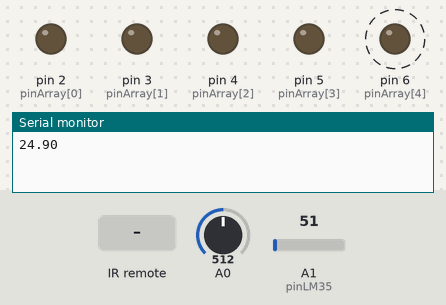
This sketch was run on a simulated Arduino Uno, built with avr-gcc and run on an emulated ATmega328P. On the bench: output pins drawn as LEDs (lit = HIGH), the last lines printed to the serial monitor. Dashed ring = blinking. The test bench sets the inputs (shaded band); at power-on: A0 = 512, A1 (pinLM35) = 51.

Above: at 6.9 s.
7.0 s: infrared code 0xFF6897 received
At 12.5 s:
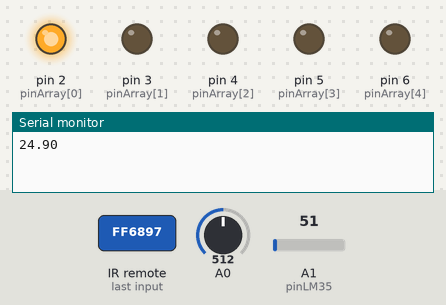
17.3 s: A0 set to 900
At 24.0 s:
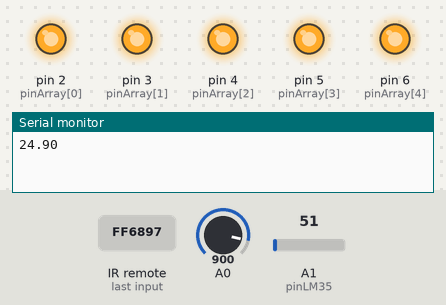
24.2 s: A0 set to 901
At 27.5 s:
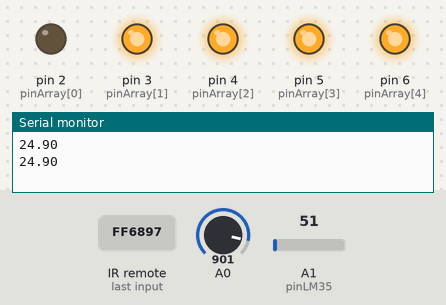
Timing chart, 0 to 36.0 s (numbered marks = the images above; inputs shaded):
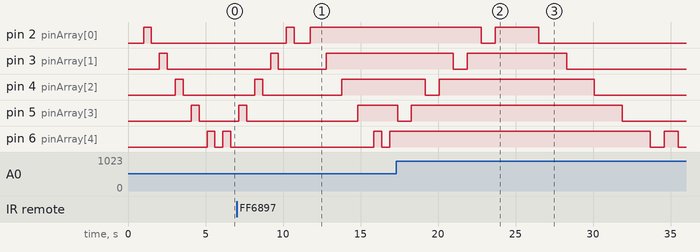

Measured:
- the behaviour switches between 900 and 901 on A0 (found by bisection; images 2 and 3)

The sketch:

ledFanControl.ino
```cpp
/* Knight Rider IR Control
   --------------
   @author: Napoleón Devesa

*/
#include <IRremote.h>

int pinArray[] = {2, 3, 4, 5, 6};
int count = 0;
int timer = 100;

float tempC; // Variable para almacenar el valor obtenido del sensor (0 a 1023)
int pinLM35 = 1; // Variable del pin de entrada del sensor (A0)


int RECV_PIN = 11;
IRrecv irrecv(RECV_PIN);
decode_results results;

void setup() {
  // we make all the declarations at once
  Serial.begin(9600);
  irrecv.enableIRIn();

  for (count = 0; count < 5; count++) {
    pinMode(pinArray[count], OUTPUT);
  }
}


void loop() {


  // Con analogRead leemos el sensor, recuerda que es un valor de 0 a 1023
  tempC = analogRead(pinLM35);

  // Calculamos la temperatura con la fórmula
  tempC = (5.0 * tempC * 100.0)/1024.0;

  // Envia el dato al puerto serial
  Serial.print(tempC);
  // Salto de línea
  Serial.print("\n");

  // Esperamos un tiempo para repetir el loop
  delay(1000);

timer = analogRead(A0);  //El valor leido por analog read es el temporizador
/*
digitalWrite(pinArray[1], HIGH);
delay(timer);
digitalWrite(pinArray[1], LOW);
delay(timer);

digitalWrite(pinArray[4], HIGH);
delay(timer);
digitalWrite(pinArray[4], LOW);
delay(timer);

*/

 for (count = 0; count < 5; count++) {
                                  digitalWrite(pinArray[count], HIGH);
                                  delay(timer);
                                  digitalWrite(pinArray[count], LOW);
                                  delay(timer);
   }
 for (count = 4; count >= 0; count--) {
                                          timer = analogRead(A0);
                                          digitalWrite(pinArray[count], HIGH);
                                          delay(timer);
                                          digitalWrite(pinArray[count], LOW);
                                          delay(timer);
 }


if (irrecv.decode(&results)) {
          // Dato recibido, conmutamos el LED

           if(results.value == 0xFF6897){  //botón 0//

                              for (count = 0; count < 5; count++) {
                                  digitalWrite(pinArray[count], LOW);
                                  delay(timer);
                                  digitalWrite(pinArray[count], HIGH);
                                  delay(timer);

                              }
                               for (count = 4; count >= 0; count--) {
                                          timer = analogRead(A0);
                                          digitalWrite(pinArray[count], LOW);
                                          delay(timer);
                                          digitalWrite(pinArray[count], HIGH);
                                          delay(timer);
                                }


          }

               irrecv.resume();

          }

            if(results.value == 0xFF30CF){ //boton 1

                                        for (count = 0; count < 5; count++) {
                                          timer = analogRead(A0);
                                          digitalWrite(pinArray[3], LOW);
                                          delay(timer);
                                          digitalWrite(pinArray[3], HIGH);
                                          delay(timer);
                                        }
                                        for (count = 4; count >= 0; count--) {
                                          timer = analogRead(A0);
                                          digitalWrite(pinArray[3], HIGH);
                                          delay(timer);
                                          digitalWrite(pinArray[3], LOW);
                                          delay(timer);
                                        }

           }

           irrecv.resume();


          if (irrecv.decode(&results)){
                  Serial.println(results.value, HEX);
                  irrecv.resume();
            }

  }


      /*
          if (irrecv.decode(&results)) {
          // Dato recibido, conmutamos el LED


           if(results.value == 0xFF6897){  //botón 0//

                                digitalWrite(pinArray[2], HIGH);
delay(timer);
digitalWrite(pinArray[2], LOW);
delay(timer);

                }

               //irrecv.resume();

                if(results.value == 0xFF30CF){

                                for (count = 0; count < 5; count++) {
                                  timer = analogRead(A0);
                                  digitalWrite(pinArray[count], LOW);
                                  delay(timer);
                                  digitalWrite(pinArray[count], HIGH);
                                  delay(timer);
                                }
                                for (count = 4; count >= 0; count--) {
                                  timer = analogRead(A0);
                                  digitalWrite(pinArray[count], HIGH);
                                  delay(timer);
                                  digitalWrite(pinArray[count], LOW);
                                  delay(timer);
                                }

                }

                 if(results.value == 0xFF10EF){

                                for (count = 0; count < 5; count++) {
                                  timer = analogRead(A0);
                                  digitalWrite(pinArray[count], HIGH);
                                  digitalWrite(pinArray[count], HIGH);
                                  digitalWrite(pinArray[count], HIGH);
                                  delay(timer);
                                  digitalWrite(pinArray[count], LOW);
                                  delay(timer);

                                }
                                for (count = 4; count >= 0; count--) {
                                  timer = analogRead(A0);
                                  digitalWrite(pinArray[count], HIGH);
                                  delay(timer);
                                  digitalWrite(pinArray[count], LOW);
                                  delay(timer);
                                }

                }

              // irrecv.resume();

        }
*/
```
